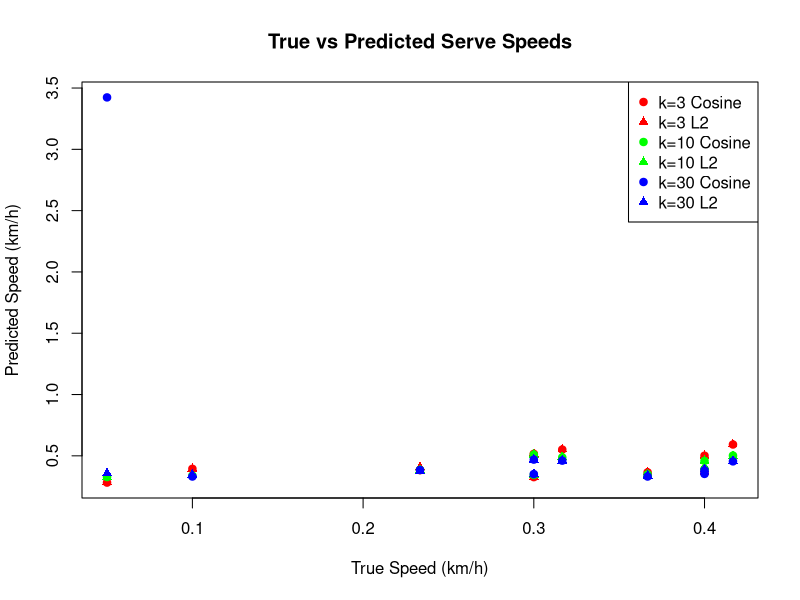

The R script that drew this image:
data <- read.csv("filtered_df.csv")

# preprocess data
colnames(data)[3] <- "serve_speed"


# one-hot encoding

# all players are male so we can filter them out
# we also don't really care about rank
data$rank <- NULL
data$X <- NULL
data$sex <- NULL
data$plays <- as.factor(data$plays)

encoded <- model.matrix(~ plays - 1, data = data)
data_encoded <- cbind(data, encoded)
data_encoded$plays <- NULL

# min-max scaling
min_max_scale <- function(x) {
  rng <- range(x, na.rm = TRUE)
  
  if (any(is.na(rng)) || rng[1] == rng[2]) return(rep(NA, length(x)))
  
  out <- (x - rng[1]) / (rng[2] - rng[1])
  out
}

data_scaled <- as.data.frame(lapply(data_encoded, min_max_scale))

data_scaled$singles_rank_current <- NULL
data_scaled$singles_rank_highest <- NULL
data_scaled$doubles_rank_current <- NULL
data_scaled$doubles_rank_highest <- NULL

user_collab_filter <- function(dataframe, target, similarity_metric, k) {
  # Convert dataframe to matrix
  users_matrix <- as.matrix(dataframe)
  tgt_idx <- target
  
  # Check if target exists
  if (target > nrow(users_matrix)) {
    message(paste("Error:", target, "not found in the dataset."))
    return(NULL)
  }
  
  # Check if target has any NA values
  if (!any(is.na(users_matrix[tgt_idx, ]))) {
    message(paste(target, "is not missing any data"))
    return(NULL)
  }
  
  # Step 1: Center data (subtract row means, ignoring NAs)
  row_means <- rowMeans(users_matrix, na.rm = TRUE)
  data_centered <- users_matrix - row_means
  
  # Step 2: Replace NA with 0
  data_centered[is.na(data_centered)] <- 0
  
  # Step 3 & 4: Calculate pairwise similarity scores and Min-Max scale
  if (!similarity_metric %in% c("L2", "cosine")) {
    message("Invalid input for similarity metric. Please pick between 'L2' or 'cosine'.")
    return(NULL)
    
  } else if (similarity_metric == "L2") {
    sim_list <- apply(data_centered, 1, function(row) {
      sqrt(sum((row - data_centered[tgt_idx, ])^2))
    })
    sim_list[tgt_idx] <- NA
    
    sim_list <- sim_list * -1
    sim_scaled <- (sim_list - min(sim_list, na.rm = TRUE)) /
      (max(sim_list, na.rm = TRUE) - min(sim_list, na.rm = TRUE))
    
  } else if (similarity_metric == "cosine") {
    tgt_vec <- data_centered[tgt_idx, ]
    sim_list <- apply(data_centered, 1, function(row) {
      sum(tgt_vec * row) / (sqrt(sum(tgt_vec^2)) * sqrt(sum(row^2)))
    })
    sim_list[tgt_idx] <- NA
    
    sim_scaled <- (sim_list - min(sim_list, na.rm = TRUE)) /
      (max(sim_list, na.rm = TRUE) - min(sim_list, na.rm = TRUE))
  }
  
  # Step 5: Identify k most similar users
  k_similar_idx <- order(sim_scaled, decreasing = TRUE, na.last = NA)[1:k]
  k_similar_scores <- sim_scaled[k_similar_idx]
  
  # Step 6: Predict missing ratings
  na_positions <- which(is.na(users_matrix[tgt_idx, ]))
  
  for (col in na_positions) {
    num <- 0
    denom <- 0
    
    for (i in seq_along(k_similar_idx)) {
      similar <- k_similar_idx[i]
      score <- k_similar_scores[i]
      
      if (!is.na(users_matrix[similar, col])) {
        num   <- num   + users_matrix[similar, col] * score
        denom <- denom + score
      } else {
        num   <- num   + mean(users_matrix[similar, ], na.rm = TRUE) * score
        denom <- denom + score
      }
    }
    
    users_matrix[tgt_idx, col] <- num / denom
  }
  
  return(users_matrix[tgt_idx, ])
}

copy_data <- data_scaled

new_player <- data.frame(serve_speed=NA,
                         height_cm=183,
                         weight_kg=67,
                         age=20,
                         playsleft=1,
                         playsright=0)
copy_data <- rbind(copy_data, new_player)

player_2 <- data.frame(serve_speed=NA,
                       height_cm=198,
                       weight_kg=94,
                       age=32,
                       playsleft=1,
                       playsright=0)
copy_data <- rbind(copy_data, player_2)

player_3 <- data.frame(serve_speed=NA,
                       height_cm=195,
                       weight_kg=95,
                       age=29,
                       playsleft=0,
                       playsright=1)
copy_data <- rbind(copy_data, player_3)

# Kenichi
user_collab_filter(copy_data, 108, "cosine", 3)["serve_speed"]
user_collab_filter(copy_data, 108, "L2", 3)["serve_speed"]

# Player 2
user_collab_filter(copy_data, 109, "cosine", 3)["serve_speed"]
user_collab_filter(copy_data, 109, "L2", 3)["serve_speed"]

# Player 3
user_collab_filter(copy_data, 110, "cosine", 3)["serve_speed"]
user_collab_filter(copy_data, 110, "L2", 3)["serve_speed"]

# Ben Shelton
user_collab_filter(copy_data, 1, "cosine", 3)["serve_speed"]
user_collab_filter(copy_data, 1, "L2", 3)["serve_speed"]
# somehow he's 60cm tall and 60kg

# RMSE
rmse <- function(actual, predicted) {
  if (length(actual) != length(predicted)) {
    stop("error, not same length")
  }
  
  valid <- !is.na(actual) & !is.na(predicted)
  sqrt(mean((actual[valid] - predicted[valid])^2))
}

# MAE
mae <- function(actual, predicted) {
  if (length(actual) != length(predicted)) {
    stop("error, not same length")
  }
  
  valid <- !is.na(actual) & !is.na(predicted)
  mean(abs(actual[valid] - predicted[valid]))
}

set.seed(53)
rmse_players <- sample(1:107, 10)

true_speed <- copy_data[rmse_players, "serve_speed"]

copy_data[rmse_players, "serve_speed"] <- NA

# k=3
pred_speed_k_3_cos <- c()
pred_speed_k_3_l2 <- c()

for (player in rmse_players) {
  pred <- user_collab_filter(copy_data, player, "cosine", 3)
  pred_speed_k_3_cos <- c(pred_speed_k_3_cos, pred["serve_speed"])
  
  pred <- user_collab_filter(copy_data, player, "L2", 3)
  pred_speed_k_3_l2 <- c(pred_speed_k_3_l2, pred["serve_speed"])
}

rmse(true_speed, pred_speed_k_3_cos)
rmse(true_speed, pred_speed_k_3_l2)

mae(true_speed, pred_speed_k_3_cos)
mae(true_speed, pred_speed_k_3_l2)

# k=10
pred_speed_k_10_cos <- c()
pred_speed_k_10_l2 <- c()

for (player in rmse_players) {
  pred <- user_collab_filter(copy_data, player, "cosine", 10)
  pred_speed_k_10_cos <- c(pred_speed_k_10_cos, pred["serve_speed"])
  pred <- user_collab_filter(copy_data, player, "L2", 10)
  pred_speed_k_10_l2 <- c(pred_speed_k_10_l2, pred["serve_speed"])
}

rmse(true_speed, pred_speed_k_10_cos)
rmse(true_speed, pred_speed_k_10_l2)

mae(true_speed, pred_speed_k_10_cos)
mae(true_speed, pred_speed_k_10_l2)

# k=30
pred_speed_k_30_cos <- c()
pred_speed_k_30_l2 <- c()

for (player in rmse_players) {
  pred <- user_collab_filter(copy_data, player, "cosine", 30)
  pred_speed_k_30_cos <- c(pred_speed_k_30_cos, pred["serve_speed"])
  pred <- user_collab_filter(copy_data, player, "L2", 30)
  pred_speed_k_30_l2 <- c(pred_speed_k_30_l2, pred["serve_speed"])
}

rmse(true_speed, pred_speed_k_30_cos)
rmse(true_speed, pred_speed_k_30_l2)

mae(true_speed, pred_speed_k_30_cos)
mae(true_speed, pred_speed_k_30_l2)

# # k=50
# pred_speed_k_50_cos <- c()
# pred_speed_k_50_l2 <- c()
# 
# for (player in rmse_players) {
#   pred <- user_collab_filter(copy_data, player, "cosine", 50)
#   pred_speed_k_50_cos <- c(pred_speed_k_50_cos, pred["serve_speed"])
#   pred <- user_collab_filter(copy_data, player, "L2", 50)
#   pred_speed_k_50_l2 <- c(pred_speed_k_50_l2, pred["serve_speed"])
# }
# 
# rmse(true_speed, pred_speed_k_50_cos)
# rmse(true_speed, pred_speed_k_50_l2)

all_y <- c(pred_speed_k_3_cos, pred_speed_k_3_l2,
           pred_speed_k_10_cos, pred_speed_k_10_l2,
           pred_speed_k_30_cos, pred_speed_k_30_l2
           )

plot(true_speed, pred_speed_k_3_cos, col="red", pch=19, ylim = range(all_y, na.rm = TRUE),
     main="True vs Predicted Serve Speeds",
     xlab="True Speed (km/h)",
     ylab="Predicted Speed (km/h)")
points(true_speed, pred_speed_k_3_l2, col="red", pch=17)
points(true_speed, pred_speed_k_10_cos, col="green", pch=19)
points(true_speed, pred_speed_k_10_l2, col="green", pch=17)
points(true_speed, pred_speed_k_30_cos, col="blue", pch=19)
points(true_speed, pred_speed_k_30_l2, col="blue", pch=17)
legend("topright",
       legend = c("k=3 Cosine", "k=3 L2",
                  "k=10 Cosine", "k=10 L2",
                  "k=30 Cosine", "k=30 L2"),
       col = c("red", "red", "green", "green", "blue", "blue"),
       pch = c(19, 17, 19, 17, 19, 17))
